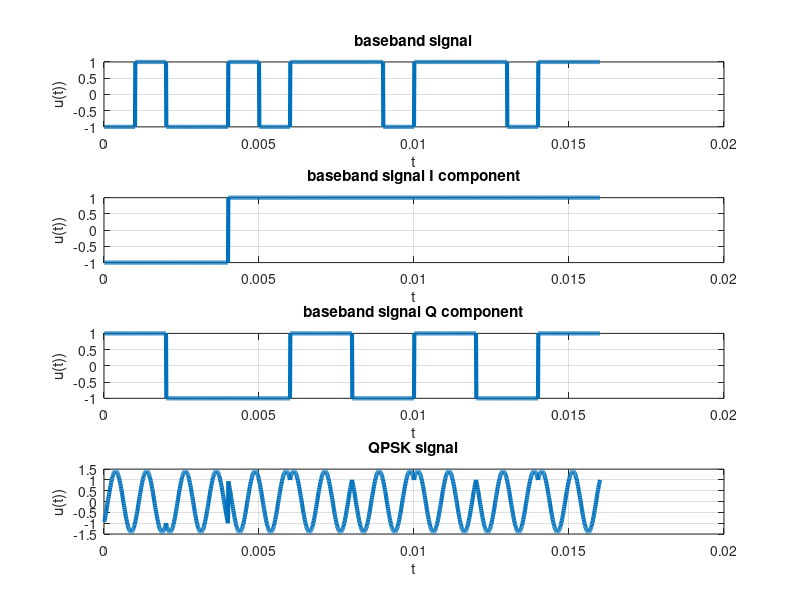
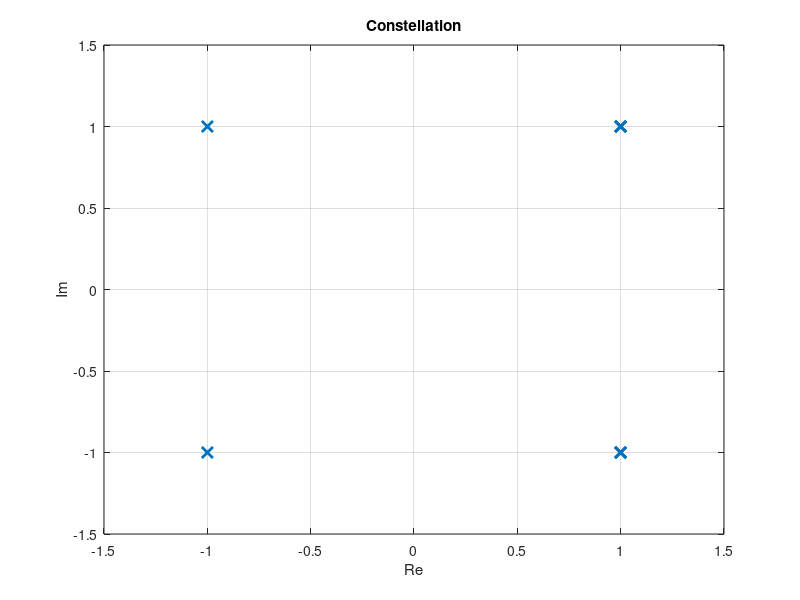

Write the MATLAB code that produced these figures, in order.
% QPSK Simulation
clear all;
close all;
clc;

N = 16;
data = round(rand(1,N)); % 16 Random bits
data = 2*data - 1; % NRZ signal
data_iq = reshape(data, 2, length(data)/2); % 2 * N/2 - sized Matrix

fs = 1000;
T = 1/fs;

tt = T/99:T/99:T % Vector of time steps

baseband = [];
baseband_all = [];
baseband_iq = [];
baseband_iq_all = [];
qpsksig = [];
qpsksig_all =[];

for(i=1:length(data))
    baseband = repmat(data(i), 1, length(tt)); % repeat value for bit length
    baseband_all = [baseband_all baseband];
end

tt = T/99:T/99:T*length(data);

figure(1);
subplot(4,1,1);
plot(tt, baseband_all, 'linewidth', 3);
grid on;
title('baseband signal');
xlabel('t');
ylabel('u(t))');

tt = T/99:T/99:2*T;

for(i=1:length(data_iq)) % for each bit
    baseband_iq = repmat(data_iq(:,i), 1, length(tt)); % repeat columnwise
    baseband_iq_all = [baseband_iq_all baseband_iq];    
end

for(i=1:length(data_iq)) % for each bit
    qpsksig=data_iq(1,i)*cos(2*pi*fs*tt) + data_iq(2,i)*sin(2*pi*fs*tt); 
    qpsksig_all=[qpsksig_all qpsksig]; %append vector  
end

tt = T/99:T/99:T * 2 * length(data_iq);
subplot(4,1,2);
plot(tt, baseband_iq_all(1,:), 'linewidth', 3);
grid on;
title('baseband signal I component');
xlabel('t');
ylabel('u(t))');

subplot(4,1,3);
plot(tt, baseband_iq_all(2,:), 'linewidth', 3);
grid on;
title('baseband signal Q component');
xlabel('t');
ylabel('u(t))');

subplot(4,1,4);
plot(tt, qpsksig_all, 'linewidth', 3);
grid on;
title('QPSK signal');
xlabel('t');
ylabel('u(t))');

figure(2);
plot(data_iq(1,:), data_iq(2,:),'x','MarkerSize',8,'LineWidth',2);
axis([-1.5 1.5 -1.5 1.5]);
grid on;
title('Constellation');
xlabel('Re');
ylabel('Im');







